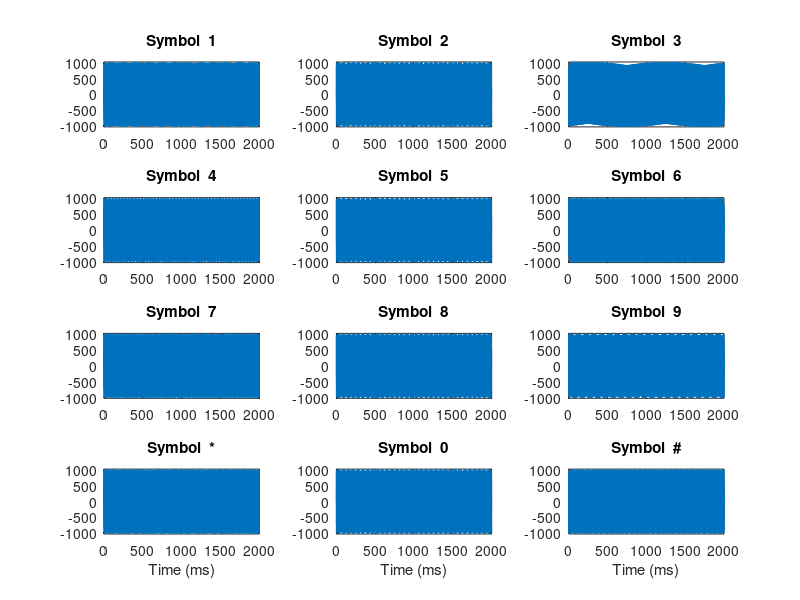

Here is the MATLAB script that generated this plot:
symbol = {'1','2','3','4','5','6','7','8','9','*','0','#'};
lfg = [697 770 852 941]; % Low frequency group
hfg = [1209 1336 1477];  % High frequency group
f  = [];
for c=1:4,
    for r=1:3,
        f = [ f [lfg(c);hfg(r)] ];
    end
end
Fs  = 8000;       % Sampling frequency 8 kHz
N = 16000;          % Tones of 100 ms
t   = (0:N-1)/Fs; % 800 samples at Fs
pit = 2*pi*t;
tones = zeros(N,size(f,2));
for toneChoice=1:12,
    % Generate tone
    tones(:,toneChoice) = 512*sum(sin(f(:,toneChoice)*pit))';
    % Plot tone
    subplot(4,3,toneChoice),plot(t*1e3,tones(:,toneChoice));
    title(['Symbol  ', symbol{toneChoice},])
    %set(gca, 'Xlim', [0 25]);
     set(gca, 'Ylim', [-1024 1024]);
 
    if toneChoice>9, xlabel('Time (ms)'); end
end
% set(gcf, 'Color', [1 1 1], 'Position', [1 1 1280 1024])
% annotation(gcf,'textbox', 'Position',[0.38 0.96 0.45 0.026],...
%     'EdgeColor',[1 1 1],...
%     'String', '\bf Time response of each tone of the telephone pad', ...
%     'FitBoxToText','on');